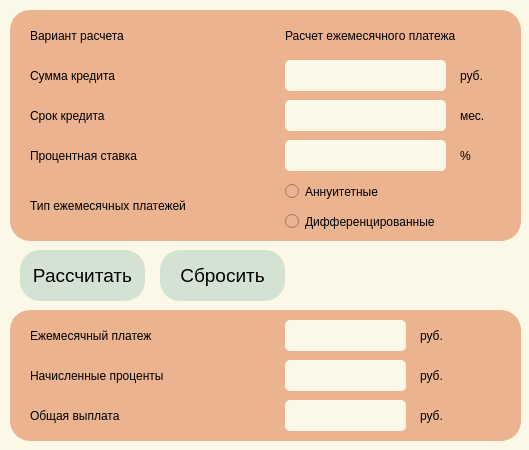
<?xml version="1.0" encoding="UTF-8"?>
<ui version="4.0">
 <class>creditCalc</class>
 <widget class="QDialog" name="creditCalc">
  <property name="geometry">
   <rect>
    <x>0</x>
    <y>0</y>
    <width>529</width>
    <height>450</height>
   </rect>
  </property>
  <property name="windowTitle">
   <string>Dialog</string>
  </property>
  <property name="styleSheet">
   <string notr="true">background-color: rgb(252, 248, 232);</string>
  </property>
  <widget class="QWidget" name="widget" native="true">
   <property name="geometry">
    <rect>
     <x>10</x>
     <y>10</y>
     <width>511</width>
     <height>231</height>
    </rect>
   </property>
   <property name="styleSheet">
    <string notr="true">background-color: rgb(236, 179, 144);
border-radius:20px;</string>
   </property>
   <widget class="QLabel" name="label_calculation_option">
    <property name="geometry">
     <rect>
      <x>20</x>
      <y>10</y>
      <width>231</width>
      <height>31</height>
     </rect>
    </property>
    <property name="text">
     <string>Вариант расчета</string>
    </property>
   </widget>
   <widget class="QLabel" name="label_loan_amount">
    <property name="geometry">
     <rect>
      <x>20</x>
      <y>50</y>
      <width>231</width>
      <height>31</height>
     </rect>
    </property>
    <property name="text">
     <string>Сумма кредита</string>
    </property>
   </widget>
   <widget class="QLabel" name="label_loan_term">
    <property name="geometry">
     <rect>
      <x>20</x>
      <y>90</y>
      <width>231</width>
      <height>31</height>
     </rect>
    </property>
    <property name="text">
     <string>Срок кредита</string>
    </property>
   </widget>
   <widget class="QLabel" name="label_Interest_rate_credit">
    <property name="geometry">
     <rect>
      <x>20</x>
      <y>130</y>
      <width>231</width>
      <height>31</height>
     </rect>
    </property>
    <property name="text">
     <string>Процентная ставка</string>
    </property>
   </widget>
   <widget class="QLabel" name="label_type_payments">
    <property name="geometry">
     <rect>
      <x>20</x>
      <y>180</y>
      <width>231</width>
      <height>31</height>
     </rect>
    </property>
    <property name="text">
     <string>Тип ежемесячных платежей</string>
    </property>
   </widget>
   <widget class="QLabel" name="label_type_credit">
    <property name="geometry">
     <rect>
      <x>275</x>
      <y>10</y>
      <width>231</width>
      <height>31</height>
     </rect>
    </property>
    <property name="text">
     <string>Расчет ежемесячного платежа</string>
    </property>
   </widget>
   <widget class="QLabel" name="label">
    <property name="geometry">
     <rect>
      <x>450</x>
      <y>50</y>
      <width>51</width>
      <height>31</height>
     </rect>
    </property>
    <property name="text">
     <string>руб.</string>
    </property>
   </widget>
   <widget class="QLineEdit" name="lineEdit_loan_amount">
    <property name="geometry">
     <rect>
      <x>275</x>
      <y>50</y>
      <width>161</width>
      <height>31</height>
     </rect>
    </property>
    <property name="styleSheet">
     <string notr="true">QLineEdit {
	background-color: rgb(252, 248, 232);
	border-radius: 5px;
}
</string>
    </property>
   </widget>
   <widget class="QLabel" name="label_2">
    <property name="geometry">
     <rect>
      <x>450</x>
      <y>90</y>
      <width>51</width>
      <height>31</height>
     </rect>
    </property>
    <property name="text">
     <string>мес.</string>
    </property>
   </widget>
   <widget class="QLineEdit" name="lineEdit_loan_term">
    <property name="geometry">
     <rect>
      <x>275</x>
      <y>90</y>
      <width>161</width>
      <height>31</height>
     </rect>
    </property>
    <property name="styleSheet">
     <string notr="true">QLineEdit {
	background-color: rgb(252, 248, 232);
	border-radius: 5px;
}</string>
    </property>
   </widget>
   <widget class="QLabel" name="label_3">
    <property name="geometry">
     <rect>
      <x>450</x>
      <y>130</y>
      <width>51</width>
      <height>31</height>
     </rect>
    </property>
    <property name="text">
     <string>%</string>
    </property>
   </widget>
   <widget class="QLineEdit" name="lineEdit_rate_credit">
    <property name="geometry">
     <rect>
      <x>275</x>
      <y>130</y>
      <width>161</width>
      <height>31</height>
     </rect>
    </property>
    <property name="styleSheet">
     <string notr="true">QLineEdit {
	background-color: rgb(252, 248, 232);
	border-radius: 5px;
}</string>
    </property>
   </widget>
   <widget class="QRadioButton" name="radioButton__type_2">
    <property name="geometry">
     <rect>
      <x>275</x>
      <y>200</y>
      <width>191</width>
      <height>23</height>
     </rect>
    </property>
    <property name="text">
     <string>Дифференцированные</string>
    </property>
   </widget>
   <widget class="QRadioButton" name="radioButton__type_1">
    <property name="geometry">
     <rect>
      <x>275</x>
      <y>170</y>
      <width>121</width>
      <height>23</height>
     </rect>
    </property>
    <property name="text">
     <string>Аннуитетные</string>
    </property>
   </widget>
  </widget>
  <widget class="QWidget" name="widget_2" native="true">
   <property name="geometry">
    <rect>
     <x>10</x>
     <y>310</y>
     <width>511</width>
     <height>131</height>
    </rect>
   </property>
   <property name="styleSheet">
    <string notr="true">background-color: rgb(236, 179, 144);
border-radius:20px;</string>
   </property>
   <widget class="QLabel" name="label_month_payment">
    <property name="geometry">
     <rect>
      <x>20</x>
      <y>10</y>
      <width>231</width>
      <height>31</height>
     </rect>
    </property>
    <property name="text">
     <string>Ежемесячный платеж</string>
    </property>
   </widget>
   <widget class="QLabel" name="label_accrued_interest">
    <property name="geometry">
     <rect>
      <x>20</x>
      <y>50</y>
      <width>231</width>
      <height>31</height>
     </rect>
    </property>
    <property name="text">
     <string>Начисленные проценты</string>
    </property>
   </widget>
   <widget class="QLabel" name="label_all">
    <property name="geometry">
     <rect>
      <x>20</x>
      <y>90</y>
      <width>231</width>
      <height>31</height>
     </rect>
    </property>
    <property name="text">
     <string>Общая выплата</string>
    </property>
   </widget>
   <widget class="QLabel" name="month_payment">
    <property name="geometry">
     <rect>
      <x>275</x>
      <y>10</y>
      <width>121</width>
      <height>31</height>
     </rect>
    </property>
    <property name="styleSheet">
     <string notr="true">QLabel {
	background-color: rgb(252, 248, 232);
	border-radius: 5px;
}</string>
    </property>
    <property name="text">
     <string/>
    </property>
   </widget>
   <widget class="QLabel" name="label_4">
    <property name="geometry">
     <rect>
      <x>410</x>
      <y>10</y>
      <width>51</width>
      <height>31</height>
     </rect>
    </property>
    <property name="text">
     <string>руб.</string>
    </property>
   </widget>
   <widget class="QLabel" name="label_5">
    <property name="geometry">
     <rect>
      <x>410</x>
      <y>50</y>
      <width>51</width>
      <height>31</height>
     </rect>
    </property>
    <property name="text">
     <string>руб.</string>
    </property>
   </widget>
   <widget class="QLabel" name="accrued_interest">
    <property name="geometry">
     <rect>
      <x>275</x>
      <y>50</y>
      <width>121</width>
      <height>31</height>
     </rect>
    </property>
    <property name="styleSheet">
     <string notr="true">QLabel {
	background-color: rgb(252, 248, 232);
	border-radius: 5px;
}</string>
    </property>
    <property name="text">
     <string/>
    </property>
   </widget>
   <widget class="QLabel" name="all">
    <property name="geometry">
     <rect>
      <x>275</x>
      <y>90</y>
      <width>121</width>
      <height>31</height>
     </rect>
    </property>
    <property name="styleSheet">
     <string notr="true">QLabel {
	background-color: rgb(252, 248, 232);
	border-radius: 5px;
}</string>
    </property>
    <property name="text">
     <string/>
    </property>
   </widget>
   <widget class="QLabel" name="label_6">
    <property name="geometry">
     <rect>
      <x>410</x>
      <y>90</y>
      <width>51</width>
      <height>31</height>
     </rect>
    </property>
    <property name="text">
     <string>руб.</string>
    </property>
   </widget>
  </widget>
  <widget class="QPushButton" name="pushButton_credit_go">
   <property name="geometry">
    <rect>
     <x>20</x>
     <y>250</y>
     <width>125</width>
     <height>51</height>
    </rect>
   </property>
   <property name="font">
    <font>
     <pointsize>14</pointsize>
    </font>
   </property>
   <property name="styleSheet">
    <string notr="true">QPushButton {
    background-color: rgb(212, 226, 212);
    border-radius: 20px;
    border-color: beige;
}
QPushButton:pressed {
    background-color: rgb(182, 205, 182);
    border-style: inset;
}</string>
   </property>
   <property name="text">
    <string>Рассчитать</string>
   </property>
  </widget>
  <widget class="QTableWidget" name="tableWidget">
   <property name="geometry">
    <rect>
     <x>540</x>
     <y>10</y>
     <width>451</width>
     <height>431</height>
    </rect>
   </property>
   <property name="styleSheet">
    <string notr="true">border-radius:20px;
</string>
   </property>
  </widget>
  <widget class="QPushButton" name="pushButton_credit_clear">
   <property name="geometry">
    <rect>
     <x>160</x>
     <y>250</y>
     <width>125</width>
     <height>51</height>
    </rect>
   </property>
   <property name="font">
    <font>
     <pointsize>14</pointsize>
    </font>
   </property>
   <property name="styleSheet">
    <string notr="true">QPushButton {
    background-color: rgb(212, 226, 212);
    border-radius: 20px;
    border-color: beige;
}
QPushButton:pressed {
    background-color: rgb(182, 205, 182);
    border-style: inset;
}</string>
   </property>
   <property name="text">
    <string>Сбросить</string>
   </property>
  </widget>
 </widget>
 <resources/>
 <connections/>
</ui>
